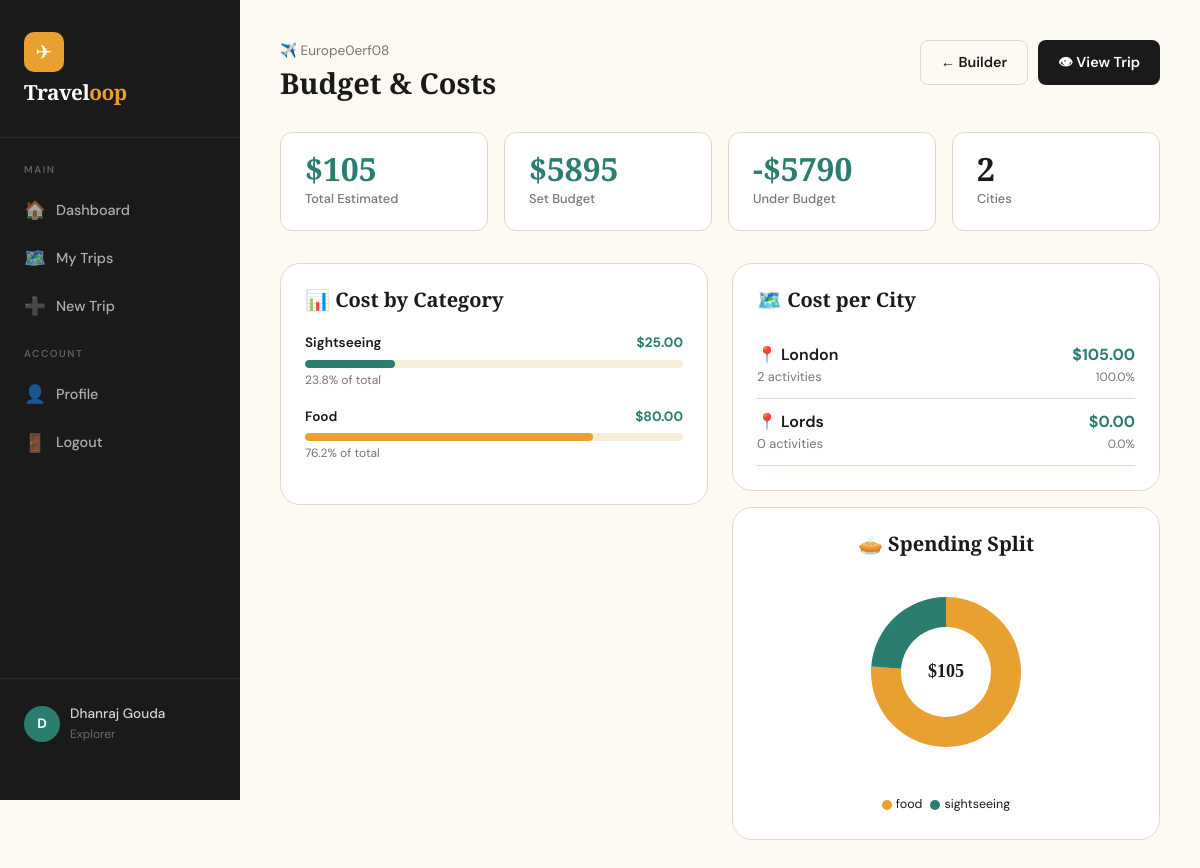
/trips/1/budget (signed in), run on the app's committed database.
### backend/app.py (models this page shows)
class User(db.Model):
    id = db.Column(db.Integer, primary_key=True)
    name = db.Column(db.String(100), nullable=False)
    email = db.Column(db.String(120), unique=True, nullable=False)
    password = db.Column(db.String(200), nullable=False)
    photo = db.Column(db.String(200), default='')
    language = db.Column(db.String(20), default='English')
    created_at = db.Column(db.DateTime, default=datetime.utcnow)
    trips = db.relationship('Trip', backref='user', lazy=True, cascade='all, delete-orphan')

class Trip(db.Model):
    id = db.Column(db.Integer, primary_key=True)
    user_id = db.Column(db.Integer, db.ForeignKey('user.id'), nullable=False)
    name = db.Column(db.String(200), nullable=False)
    description = db.Column(db.Text, default='')
    start_date = db.Column(db.String(20), nullable=False)
    end_date = db.Column(db.String(20), nullable=False)
    cover_photo = db.Column(db.String(200), default='')
    is_public = db.Column(db.Boolean, default=False)
    budget = db.Column(db.Float, default=0.0)
    created_at = db.Column(db.DateTime, default=datetime.utcnow)
    stops = db.relationship('Stop', backref='trip', lazy=True, cascade='all, delete-orphan')
    notes = db.relationship('Note', backref='trip', lazy=True, cascade='all, delete-orphan')
    checklist = db.relationship('ChecklistItem', backref='trip', lazy=True, cascade='all, delete-orphan')

class Activity(db.Model):
    id = db.Column(db.Integer, primary_key=True)
    stop_id = db.Column(db.Integer, db.ForeignKey('stop.id'), nullable=False)
    name = db.Column(db.String(200), nullable=False)
    category = db.Column(db.String(50), default='sightseeing')
    cost = db.Column(db.Float, default=0.0)
    duration = db.Column(db.String(50), default='')
    description = db.Column(db.Text, default='')
    time_slot = db.Column(db.String(50), default='')

class Stop(db.Model):
    id = db.Column(db.Integer, primary_key=True)
    trip_id = db.Column(db.Integer, db.ForeignKey('trip.id'), nullable=False)
    city = db.Column(db.String(100), nullable=False)
    country = db.Column(db.String(100), default='')
    start_date = db.Column(db.String(20), nullable=False)
    end_date = db.Column(db.String(20), nullable=False)
    order = db.Column(db.Integer, default=0)
    activities = db.relationship('Activity', backref='stop', lazy=True, cascade='all, delete-orphan')

### backend/app.py (the view)
@app.route('/trips/<int:trip_id>/budget')
@login_required
def trip_budget(trip_id):
    trip = Trip.query.get_or_404(trip_id)
    if trip.user_id != session['user_id']:
        return redirect(url_for('dashboard'))
    categories = {}
    for stop in trip.stops:
        for act in stop.activities:
            categories[act.category] = categories.get(act.category, 0) + act.cost
    total = sum(categories.values())
    return render_template('budget.html', trip=trip, categories=categories, total=total,
                           user=User.query.get(session['user_id']))

### backend/app.py (called while the page is built)
def login_required(f):
    from functools import wraps
    @wraps(f)
    def decorated(*args, **kwargs):
        if 'user_id' not in session:
            return redirect(url_for('login'))
        return f(*args, **kwargs)
    return decorated

### templates/budget.html (shortened to what this page needs)
{% extends "base.html" %}
{% block content %}
<div class="page-header">
  <div class="page-title">
    <div>
      <p style="color:var(--ink-lt);font-size:.85rem;margin-bottom:4px;">✈️ {{ trip.name }}</p>
      <h1 style="font-size:1.8rem;">Budget & Costs</h1>
    </div>
    <div style="display:flex;gap:10px;">
      <a href="{{ url_for('itinerary_builder', trip_id=trip.id) }}" class="btn btn-outline">← Builder</a>
      <a href="{{ url_for('itinerary_view', trip_id=trip.id) }}" class="btn btn-dark">👁 View Trip</a>
    </div>
  </div>
</div>
<div class="page-body">
  {% set budget_set = trip.budget > 0 %}
  <div class="stats-strip fade-up">
    <div class="stat-box">
      <div class="stat-value" style="color:var(--teal);">${{ "%.0f"|format(total) }}</div>
      <div class="stat-label">Total Estimated</div>
    </div>
    {% if budget_set %}
    <div class="stat-box">
      <div class="stat-value" style="color:{{ 'var(--coral)' if total > trip.budget else 'var(--teal)' }}">
        ${{ "%.0f"|format(trip.budget) }}
      </div>
      <div class="stat-label">Set Budget</div>
    </div>
    <div class="stat-box">
      <div class="stat-value" style="color:{{ 'var(--coral)' if total > trip.budget else 'var(--teal)' }}">
        {{ '+' if total > trip.budget else '-' }}${{ "%.0f"|format((total - trip.budget)|abs) }}
      </div>
      <div class="stat-label">{{ 'Over Budget' if total > trip.budget else 'Under Budget' }}</div>
    </div>
    {% endif %}
    <div class="stat-box">
      <div class="stat-value">{{ trip.stops|length }}</div>
      <div class="stat-label">Cities</div>
    </div>
  </div>
  <div style="display:grid;grid-template-columns:1fr 1fr;gap:24px;align-items:start;">
    <div class="card fade-up fade-up-1">
      <div class="card-body">
        <h3 style="margin-bottom:20px;">📊 Cost by Category</h3>
        {% if categories %}
          {% set cat_colors = {'sightseeing':'#2A7D6F','food':'#E8A030','adventure':'#E05A3A','culture':'#6B48FF','wellness':'#EC4899','transport':'#3B82F6','stay':'#F59E0B','meals':'#10B981'} %}
          {% for cat, amt in categories.items() %}
          <div class="budget-bar-wrap">
            <div class="budget-bar-label">
              <span style="font-weight:600;text-transform:capitalize;">{{ cat }}</span>
              <span style="color:var(--teal);font-weight:700;">${{ "%.2f"|format(amt) }}</span>
            </div>
            <div class="budget-bar-track">
              {% set pct = (amt / total * 100) if total > 0 else 0 %}
              <div class="budget-bar-fill"
                style="width:{{ pct }}%;background:{{ cat_colors.get(cat,'#999') }};"></div>
            </div>
            <div style="font-size:.75rem;color:var(--ink-lt);margin-top:3px;">{{ "%.1f"|format(pct) }}% of total</div>
          </div>
          {% endfor %}
        {% else %}
          <div class="empty-state" style="padding:40px 0;">
            <div class="empty-icon" style="font-size:2.5rem;">💰</div>
            <p>No costs recorded yet. Add activities with costs.</p>
          </div>
        {% endif %}
      </div>
    </div>
    <div>
      <div class="card fade-up fade-up-2">
        <div class="card-body">
          <h3 style="margin-bottom:20px;">🗺️ Cost per City</h3>
          {% for stop in trip.stops %}
          {% set stop_total = namespace(n=0) %}
          {% for act in stop.activities %}{% set stop_total.n = stop_total.n + act.cost %}{% endfor %}
          <div style="display:flex;align-items:center;justify-content:space-between;padding:10px 0;border-bottom:1px solid var(--border);">
            <div>
              <div style="font-weight:600;">📍 {{ stop.city }}</div>
              <div style="font-size:.8rem;color:var(--ink-lt);">{{ stop.activities|length }} activities</div>
            </div>
            <div style="text-align:right;">
              <div style="font-weight:700;color:var(--teal);">${{ "%.2f"|format(stop_total.n) }}</div>
              {% if total > 0 %}
              <div style="font-size:.75rem;color:var(--ink-lt);">{{ "%.1f"|format(stop_total.n / total * 100) }}%</div>
              {% endif %}
            </div>
          </div>
          {% else %}
          <p style="color:var(--ink-lt);font-size:.88rem;">No stops added yet.</p>
          {% endfor %}
        </div>
      </div>
      <div class="card fade-up fade-up-3" style="margin-top:16px;">
        <div class="card-body" style="text-align:center;">
          <h3 style="margin-bottom:16px;">🥧 Spending Split</h3>
          <canvas id="donutChart" width="200" height="200" style="max-width:200px;margin:0 auto;"></canvas>
          <div style="margin-top:16px;display:flex;flex-wrap:wrap;gap:8px;justify-content:center;" id="chartLegend"></div>
        </div>
      </div>
    </div>
  </div>
</div>
{% endblock %}
{% block scripts %}
<script>
// Simple donut chart without library
const cats = {{ categories | tojson }};
const colors = {sightseeing:'#2A7D6F',food:'#E8A030',adventure:'#E05A3A',culture:'#6B48FF',wellness:'#EC4899',transport:'#3B82F6',stay:'#F59E0B',meals:'#10B981'};
const total = {{ total }};
if (total > 0) {
  const canvas = document.getElementById('donutChart');
  const ctx = canvas.getContext('2d');
  let startAngle = -Math.PI / 2;
  const cx = 100, cy = 100, r = 75, innerR = 45;
  const legend = document.getElementById('chartLegend');
  Object.entries(cats).forEach(([cat, val], i) => {
    const slice = (val / total) * 2 * Math.PI;
    const color = colors[cat] || '#' + Math.floor(Math.random()*0xffffff).toString(16).padStart(6,'0');
    ctx.beginPath();
    ctx.moveTo(cx, cy);
    ctx.arc(cx, cy, r, startAngle, startAngle + slice);
    ctx.closePath();
    ctx.fillStyle = color;
    ctx.fill();
    startAngle += slice;
    legend.innerHTML += `<span style="display:inline-flex;align-items:center;gap:4px;font-size:.78rem;">
      <span style="width:10px;height:10px;border-radius:50%;background:${color};display:inline-block;"></span>
      ${cat}
    </span>`;
  });
  // Inner hole
  ctx.beginPath();
  ctx.arc(cx, cy, innerR, 0, 2 * Math.PI);
  ctx.fillStyle = '#fff';
  ctx.fill();
  // Center text
  ctx.fillStyle = '#1A1A1A';
  ctx.font = 'bold 18px DM Sans';
  ctx.textAlign = 'center';
  ctx.textBaseline = 'middle';
  ctx.fillText('$' + Math.round(total), cx, cy);
}
</script>
{% endblock %}

### templates/base.html (shortened to what this page needs)
<!DOCTYPE html>
<html lang="en">
<head>
  <link rel="stylesheet" href="{{ url_for('static', filename='css/style.css') }}">
</head>
<body>
{% block body %}
<div class="page-wrapper">
  <nav class="sidebar">
    <div class="sidebar-logo">
      <div class="logo-icon">✈</div>
      <h2>Travel<span>oop</span></h2>
    </div>
    <div class="nav-section">
      <div class="nav-label">Main</div>
      <a href="{{ url_for('dashboard') }}" class="nav-link {% if request.endpoint == 'dashboard' %}active{% endif %}">
        <span class="nav-icon">🏠</span> Dashboard
      </a>
      <a href="{{ url_for('my_trips') }}" class="nav-link {% if request.endpoint == 'my_trips' %}active{% endif %}">
        <span class="nav-icon">🗺️</span> My Trips
      </a>
      <a href="{{ url_for('create_trip') }}" class="nav-link {% if request.endpoint == 'create_trip' %}active{% endif %}">
        <span class="nav-icon">➕</span> New Trip
      </a>
    </div>
    <div class="nav-section" style="margin-top: 8px;">
      <div class="nav-label">Account</div>
      <a href="{{ url_for('profile') }}" class="nav-link {% if request.endpoint == 'profile' %}active{% endif %}">
        <span class="nav-icon">👤</span> Profile
      </a>
      <a href="{{ url_for('logout') }}" class="nav-link">
        <span class="nav-icon">🚪</span> Logout
      </a>
    </div>
    <div class="sidebar-footer">
      <div class="user-chip">
        <div class="user-avatar">{{ session.user_name[0]|upper if session.user_name else 'U' }}</div>
        <div>
          <div class="user-name">{{ session.user_name or 'Traveler' }}</div>
          <div class="user-role">Explorer</div>
        </div>
      </div>
    </div>
  </nav>
  <main class="main-content">
    {% block content %}{% endblock %}
  </main>
</div>
{% endblock %}
{% block scripts %}{% endblock %}
</body>
</html>

### Static/CSS/style.css (style rules this page uses)
:root { --sand: #F5EDD8; --cream: #FDFAF4; --amber: #E8A030; --amber-dk: #C4821A; --teal: #2A7D6F; --teal-lt: #3BA08F; --coral: #E05A3A; --ink: #1A1A1A; --ink-md: #3D3D3D; --ink-lt: #767676; --border: #E2D9C8; --white: #FFFFFF; --shadow: 0 4px 24px rgba(26,26,26,.10); --shadow-lg:0 12px 48px rgba(26,26,26,.15); --radius: 12px; --radius-lg:20px; }
*, *::before, *::after { box-sizing: border-box; margin: 0; padding: 0; }
html { scroll-behavior: smooth; }
body { font-family: 'DM Sans', sans-serif; background: var(--cream); color: var(--ink); min-height: 100vh; line-height: 1.6; }
h1,h2,h3,h4 { font-family: 'Playfair Display', serif; line-height: 1.2; }
h1 { font-size: clamp(2rem, 5vw, 3.5rem); }
h2 { font-size: clamp(1.5rem, 3vw, 2rem); }
h3 { font-size: 1.25rem; }
p { color: var(--ink-md); }
a { text-decoration: none; color: inherit; }
.page-wrapper { display: flex; min-height: 100vh; }
.sidebar { width: 240px; min-width: 240px; background: var(--ink); color: var(--white); display: flex; flex-direction: column; padding: 32px 0; position: sticky; top: 0; height: 100vh; overflow-y: auto; }
.sidebar-logo { padding: 0 24px 32px; border-bottom: 1px solid rgba(255,255,255,.08); margin-bottom: 24px; }
.sidebar-logo .logo-icon { width: 40px; height: 40px; background: var(--amber); border-radius: 10px; display: flex; align-items: center; justify-content: center; font-size: 20px; margin-bottom: 8px; }
.sidebar-logo h2 { font-size: 1.3rem; color: var(--white); letter-spacing: -.5px; }
.sidebar-logo span { color: var(--amber); }
.nav-section { padding: 0 12px; margin-bottom: 8px; }
.nav-label { font-size: 10px; font-weight: 600; letter-spacing: 1.5px; text-transform: uppercase; color: rgba(255,255,255,.3); padding: 0 12px 8px; }
.nav-link { display: flex; align-items: center; gap: 12px; padding: 10px 12px; border-radius: 8px; color: rgba(255,255,255,.65); font-size: .9rem; font-weight: 500; transition: all .2s; }
.nav-icon { font-size: 1.1rem; width: 20px; text-align: center; }
.sidebar-footer { margin-top: auto; padding: 24px; border-top: 1px solid rgba(255,255,255,.08); }
.user-chip { display: flex; align-items: center; gap: 10px; }
.user-avatar { width: 36px; height: 36px; border-radius: 50%; background: var(--teal); display: flex; align-items: center; justify-content: center; font-weight: 700; font-size: .85rem; color: white; }
.user-name { font-size: .85rem; color: rgba(255,255,255,.8); font-weight: 500; }
.user-role { font-size: .75rem; color: rgba(255,255,255,.35); }
.main-content { flex: 1; overflow-y: auto; background: var(--cream); }
.page-header { padding: 40px 40px 0; margin-bottom: 32px; }
.page-title { display: flex; align-items: flex-start; justify-content: space-between; gap: 16px; flex-wrap: wrap; }
.page-body { padding: 0 40px 60px; }
.btn { display: inline-flex; align-items: center; gap: 8px; padding: 10px 20px; border-radius: 8px; font-family: 'DM Sans', sans-serif; font-weight: 600; font-size: .9rem; cursor: pointer; border: none; transition: all .2s; white-space: nowrap; }
.btn-dark { background: var(--ink); color: var(--white); }
.btn-outline { background: transparent; color: var(--ink); border: 1.5px solid var(--border); }
.card { background: var(--white); border-radius: var(--radius-lg); border: 1px solid var(--border); overflow: hidden; transition: box-shadow .2s, transform .2s; }
.card-body { padding: 24px; }
.stats-strip { display: grid; grid-template-columns: repeat(auto-fit, minmax(160px, 1fr)); gap: 16px; margin-bottom: 32px; }
.stat-box { background: var(--white); border: 1px solid var(--border); border-radius: var(--radius); padding: 20px 24px; }
.stat-value { font-family: 'Playfair Display', serif; font-size: 2rem; font-weight: 900; color: var(--ink); line-height: 1; margin-bottom: 4px; }
.stat-label { font-size: .8rem; color: var(--ink-lt); font-weight: 500; }
.budget-bar-wrap { margin-bottom: 16px; }
.budget-bar-label { display: flex; justify-content: space-between; font-size: .85rem; margin-bottom: 6px; }
.budget-bar-track { height: 8px; background: var(--sand); border-radius: 4px; overflow: hidden; }
.budget-bar-fill { height: 100%; border-radius: 4px; transition: width .8s ease; }
.fade-up { animation: fadeUp .4s ease both; }
.fade-up-1 { animation-delay: .05s; }
.fade-up-2 { animation-delay: .1s; }
.fade-up-3 { animation-delay: .15s; }

### data on the page
User: name "Dhanraj Gouda"
Trip: name "Europe0erf08", budget "5895", budget "-", (total-trip.budget)|abs "5790", budget "Under Budget"
Activity: category "Sightseeing", cost "25.00", pct "23.8"
Activity: category "Food", cost "80.00", pct "76.2"
Stop: city "London", activities|length "2", n "105.00", n "100.0"
Stop: city "Lords", activities|length "0", n "0.00", n "0.0"

### other printed values
{{ session.user_name[0]|upper if session.user_name else 'U' }} "D"
{{ "%.0f"|format(total) }} "105"
{{ trip.stops|length }} "2"
chart data {{ categories | tojson }} {"food": 80.0, "sightseeing": 25.0}
chart data {{ total }} 105.0
